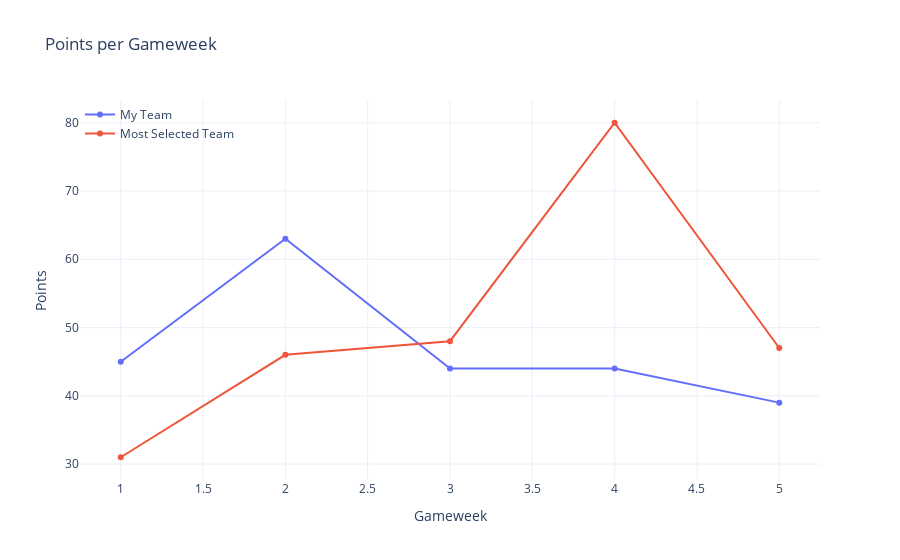

The code cell stored with this chart in its notebook:
### Code cell
import plotly.graph_objects as go

points_df = pd.DataFrame({
    "Gameweek": range(1, len(my_team_points)+1),
    "My Team": my_team_points,
    "Most Selected Team": most_selected_team_points
})

# --- Plotly Line Chart ---
fig = go.Figure()

fig.add_trace(go.Scatter(
    x=points_df["Gameweek"],
    y=points_df["My Team"],
    mode="lines+markers",
    name="My Team"
))

fig.add_trace(go.Scatter(
    x=points_df["Gameweek"],
    y=points_df["Most Selected Team"],
    mode="lines+markers",
    name="Most Selected Team"
))

fig.update_layout(
    title="Points per Gameweek",
    xaxis_title="Gameweek",
    yaxis_title="Points",
    template="plotly_white",
    legend=dict(x=0, y=1, bgcolor="rgba(0,0,0,0)")
)

### Figure 1 — Plotly figure (JSON) as saved in the notebook; plotly's stock layout.template omitted (floating-point values rounded to 4 significant figures)
{"data": [{"mode": "lines+markers", "name": "My Team", "type": "scatter", "x": [1, 2, 3, 4, 5], "y": [45, 63, 44, 44, 39]}, {"mode": "lines+markers", "name": "Most Selected Team", "type": "scatter", "x": [1, 2, 3, 4, 5], "y": [31, 46, 48, 80, 47]}], "layout": {"legend": {"bgcolor": "rgba(0,0,0,0)", "x": 0, "y": 1}, "title": {"text": "Points per Gameweek"}, "xaxis": {"title": {"text": "Gameweek"}}, "yaxis": {"title": {"text": "Points"}}}}
